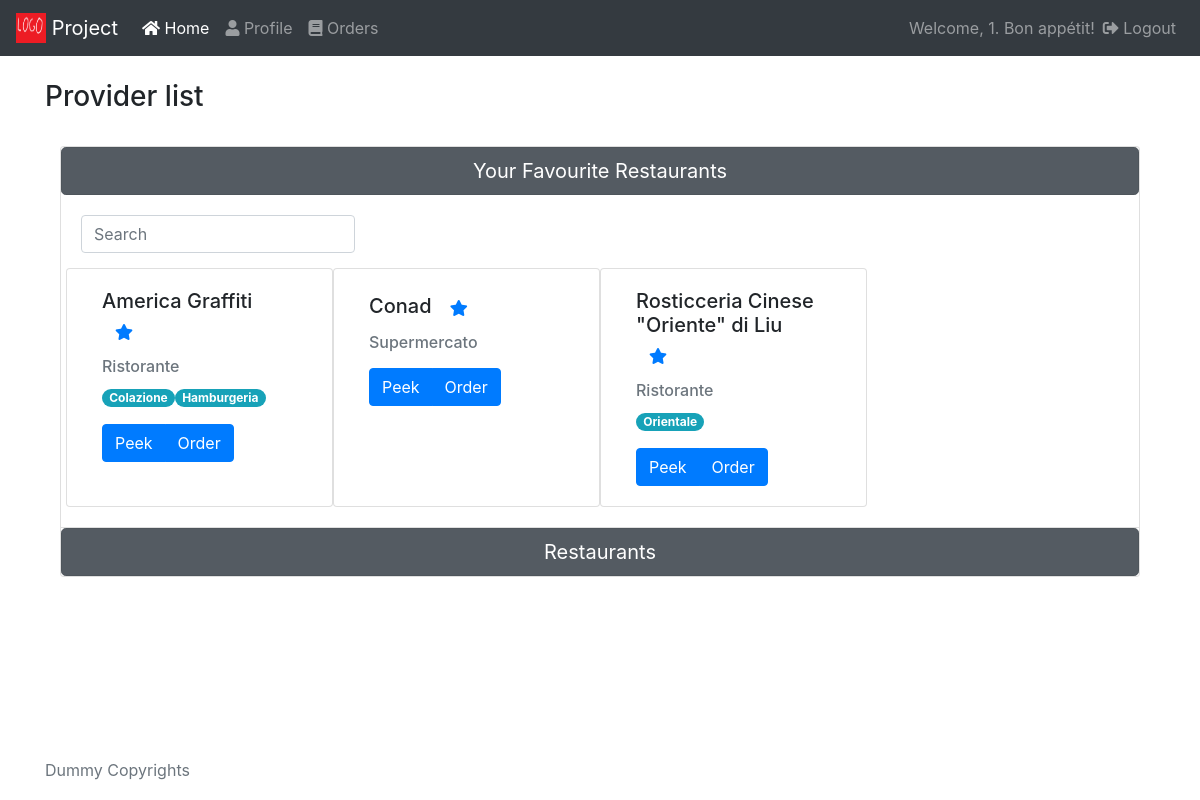
/home_clients.php (signed in), run on the app's committed database.
### tables this page shows
CREATE TABLE `provider` (
  `provider_id` int(11) NOT NULL AUTO_INCREMENT,
  `provider_name` varchar(90) NOT NULL,
  `provider_address` varchar(90) NOT NULL,
  `provider_email` varchar(45) NOT NULL,
  `provider_password` varchar(45) NOT NULL,
  `type_id` int(11) NOT NULL,
  PRIMARY KEY (`provider_id`),
  KEY `type_id_idx` (`type_id`),
  CONSTRAINT `type_id` FOREIGN KEY (`type_id`) REFERENCES `type` (`type_id`) ON DELETE NO ACTION ON UPDATE NO ACTION
);

CREATE TABLE `type` (
  `type_id` int(11) NOT NULL AUTO_INCREMENT,
  `type_name` varchar(45) NOT NULL,
  PRIMARY KEY (`type_id`)
);

CREATE TABLE `category` (
  `category_id` int(11) NOT NULL AUTO_INCREMENT,
  `category_name` varchar(45) NOT NULL,
  PRIMARY KEY (`category_id`)
);

### home_clients.php (the view, shortened to what this page needs)
<?php include("fragments/connection-begin.php"); ?>
<!DOCTYPE html>
<html lang="en">
<head>
  <?php include("fragments/head-contents.php"); ?>
</head>
<body>
  <?php include("fragments/navbar.php"); ?>
  <div class="container mt-4 mb-4">
    <h3 class="pb-2">Provider list</h3>
    <div class="container accordion mt-4 mb-4" id="mainAccordion">
      <div class="card main-card">
        <h1 class="mb-0">
          <button class="btn btn-secondary btn-lg btn-block active" data-toggle="collapse" data-target="#collapseFavouriteRestaurants" aria-expanded="true" aria-controls="collapseFavouriteRestaurants">
            Your Favourite Restaurants
          </button>
        </h1>
        <div id="collapseFavouriteRestaurants" class="collapse show" aria-labelledby="headingFavouriteRestaurants" data-parent="#mainAccordion">
          <div class="card-body">
            <form class="form-inline card-searchbar">
              <input class="form-control mr-sm-2" type="search" placeholder="Search" aria-label="Search">
            </form>
            <div class="row" id="favouriteProviders">
              <?php
                if ($favProviders = $conn->query("SELECT p.provider_id, p.provider_name, t.type_name
                                            FROM client_provider cp
                                            JOIN provider p
                                            ON cp.provider_id = p.provider_id
                                            LEFT JOIN type t
                                            ON p.type_id = t.type_id
                                            WHERE cp.client_id = '".$_SESSION['user_id']."'")) {
                while ($providerRow = $favProviders->fetch_assoc()) {
              ?>
              <div class="card col-sm-3 providerCard favouriteProvider" data-provider-id="<?php echo $providerRow['provider_id']; ?>">
                <div class="card-body">
                  <h5 class="card-title"><?php echo $providerRow['provider_name'] ?>
                    <button name="removeFavourite" class="btn btn-link"><i class="fas fa-star"></i></button>
                  </h5>
                  <h6 class="card-subtitle mb-2 text-muted"><?php echo $providerRow['type_name'] ?></h6>
                  <p class="card-text">
                    <?php
                      if ($providerCategories = $conn->query("SELECT c.category_name
                                            FROM provider p
                                            LEFT JOIN provider_category pc
                                            ON p.provider_id = pc.provider_id
                                            LEFT JOIN category c
                                            ON c.category_id = pc.category_id
                                            WHERE p.provider_id = '".$providerRow['provider_id']."'")) {
                        while ($categoryRow = $providerCategories->fetch_assoc()) {
                          echo "<span class='badge badge-pill badge-info'>".$categoryRow['category_name']."</span>";
                        }
                      }
                    ?>
                  </p>
                  <div class="btn-group btn-group-justified">
                    <button class="btn btn-primary inline" data-toggle="modal" data-target="#peekOnProvider">Peek</button>
                    <button class="btn btn-primary inline btn-place-order">Order</button>
                  </div>
                </div>
              </div>
              <?php
                  }
                } else {
                  echo "Query failed";
                }
               ?>
            </div>
          </div>
        </div>
      </div>
      <div class="card main-card">
        <h1 class="mb-0">
          <button class="btn btn-secondary btn-lg btn-block active" data-toggle="collapse" data-target="#collapseAllRestaurants" aria-expanded="false" aria-controls="collapseAllRestaurants">
            Restaurants
          </button>
        </h1>
      </div>
    </div>
  </div>
    <?php include("fragments/footer.php"); ?>
</body>
</html>

### styles/style.css (style rules this page uses)
.card-searchbar { margin-bottom: 15px; }
html { position: relative; min-height: 100%; }
body { margin-bottom: 60px; }

### data on the page
provider: provider_name "America Graffiti", type.type_name "Ristorante"
category: category_name "Colazione"
category: category_name "Hamburgeria"
provider: provider_name "Conad", type.type_name "Supermercato"
provider: provider_name "Rosticceria Cinese \"Oriente\" di Liu", type.type_name "Ristorante"
category: category_name "Orientale"

### other printed values
$_SESSION['user_name'] "1"
